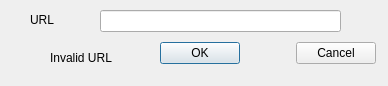
<?xml version="1.0" encoding="UTF-8"?>
<ui version="4.0">
 <class>AddDialog</class>
 <widget class="QDialog" name="AddDialog">
  <property name="geometry">
   <rect>
    <x>0</x>
    <y>0</y>
    <width>388</width>
    <height>86</height>
   </rect>
  </property>
  <property name="windowTitle">
   <string>Dialog</string>
  </property>
  <widget class="QLabel" name="label">
   <property name="geometry">
    <rect>
     <x>30</x>
     <y>10</y>
     <width>57</width>
     <height>20</height>
    </rect>
   </property>
   <property name="text">
    <string>URL</string>
   </property>
  </widget>
  <widget class="QLineEdit" name="lineEdit">
   <property name="geometry">
    <rect>
     <x>100</x>
     <y>10</y>
     <width>241</width>
     <height>22</height>
    </rect>
   </property>
  </widget>
  <widget class="QLabel" name="label_2">
   <property name="geometry">
    <rect>
     <x>50</x>
     <y>50</y>
     <width>81</width>
     <height>16</height>
    </rect>
   </property>
   <property name="text">
    <string>Invalid URL</string>
   </property>
  </widget>
  <widget class="QWidget" name="">
   <property name="geometry">
    <rect>
     <x>160</x>
     <y>40</y>
     <width>216</width>
     <height>26</height>
    </rect>
   </property>
   <layout class="QHBoxLayout" name="horizontalLayout_2">
    <item>
     <layout class="QHBoxLayout" name="horizontalLayout">
      <item>
       <widget class="QPushButton" name="pushButtonOk">
        <property name="text">
         <string>OK</string>
        </property>
       </widget>
      </item>
      <item>
       <spacer name="horizontalSpacer">
        <property name="orientation">
         <enum>Qt::Horizontal</enum>
        </property>
        <property name="sizeHint" stdset="0">
         <size>
          <width>40</width>
          <height>20</height>
         </size>
        </property>
       </spacer>
      </item>
     </layout>
    </item>
    <item>
     <widget class="QPushButton" name="pushButtonCancel">
      <property name="text">
       <string>Cancel</string>
      </property>
     </widget>
    </item>
   </layout>
  </widget>
 </widget>
 <resources/>
 <connections/>
</ui>
